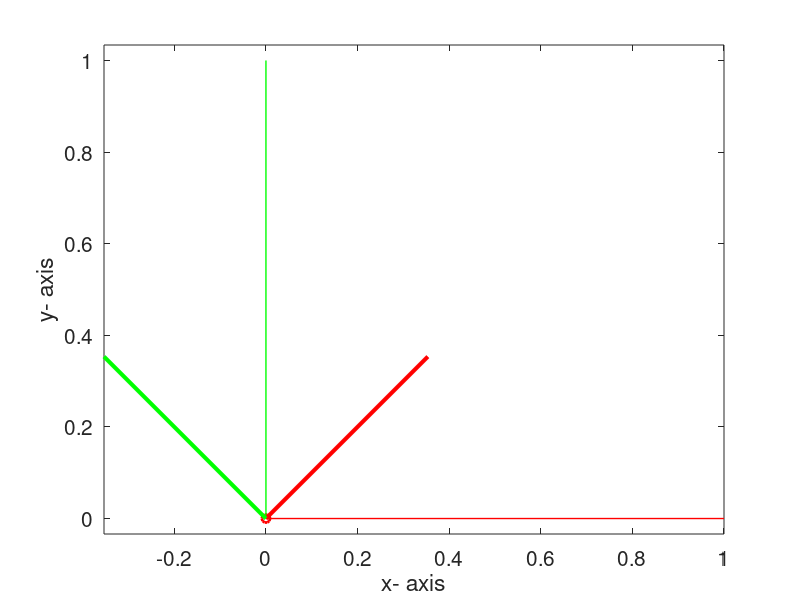

This chart was generated by the following MATLAB code:
% This code is programmed by Sung Yul Shin (syshin0228@utexas.edu) for Robotics Modeling and Control course by Dr. James Sulzer from University of Texas at Austin 
clc
clear all
close all

% 2D Rotation Transformation
deg2rad = pi/180;

% Origin
origin = [0 0]';
x_axis = [1 0]';
y_axis = [0 1]';

% Input Angle
theta = 45*deg2rad;

% Rotation matrix
Rz = [cos(theta) -sin(theta); sin(theta) cos(theta)];

% Get coordinate position
x = Rz(:,1);
y = Rz(:,2);

% Scale axis
axis_scale = 0.5;
x = axis_scale * x;
y = axis_scale * y;

figure(1)
% Draw global coordinate
plot(origin(1),origin(2),'ro','linewidth',2)
hold on
line([origin(1) x_axis(1)],[origin(2) x_axis(2)], 'color', 'r', 'linewidth', 1)
line([origin(1) y_axis(1)],[origin(2) y_axis(2)], 'color','g', 'linewidth', 1)

% Draw relative coordinate
line([origin(1) x(1)],[origin(2) x(2)], 'color', 'r', 'linewidth', 3)
line([origin(1) y(1)],[origin(2) y(2)], 'color','g', 'linewidth', 3)

axis equal
xlabel('x- axis')
ylabel('y- axis')
set(gca,'fontsize',15)